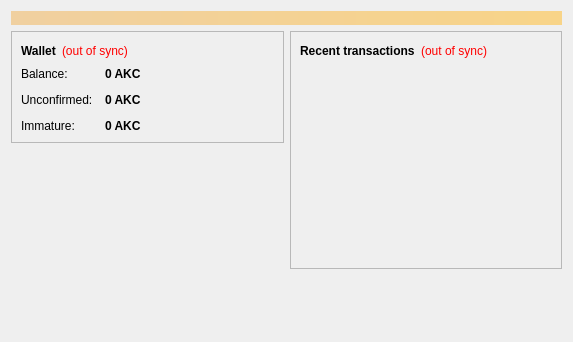
<?xml version="1.0" encoding="UTF-8"?>
<ui version="4.0">
 <class>OverviewPage</class>
 <widget class="QWidget" name="OverviewPage">
  <property name="geometry">
   <rect>
    <x>0</x>
    <y>0</y>
    <width>573</width>
    <height>342</height>
   </rect>
  </property>
  <property name="windowTitle">
   <string>Form</string>
  </property>
  <layout class="QVBoxLayout" name="topLayout">
   <item>
    <widget class="QLabel" name="labelAlerts">
     <property name="visible">
      <bool>false</bool>
     </property>
     <property name="styleSheet">
      <string notr="true">background-color: qlineargradient(x1: 0, y1: 0, x2: 1, y2: 0, stop:0 #F0D0A0, stop:1 #F8D488); color:#000000;</string>
     </property>
     <property name="wordWrap">
      <bool>true</bool>
     </property>
     <property name="margin">
      <number>3</number>
     </property>
    </widget>
   </item>
   <item>
    <layout class="QHBoxLayout" name="horizontalLayout" stretch="1,1">
     <item>
      <layout class="QVBoxLayout" name="verticalLayout_2">
       <item>
        <widget class="QFrame" name="frame">
         <property name="frameShape">
          <enum>QFrame::StyledPanel</enum>
         </property>
         <property name="frameShadow">
          <enum>QFrame::Raised</enum>
         </property>
         <layout class="QVBoxLayout" name="verticalLayout_4">
          <item>
           <layout class="QHBoxLayout" name="horizontalLayout_4">
            <item>
             <widget class="QLabel" name="label_5">
              <property name="font">
               <font>
                <weight>75</weight>
                <bold>true</bold>
               </font>
              </property>
              <property name="text">
               <string>Wallet</string>
              </property>
             </widget>
            </item>
            <item>
             <widget class="QLabel" name="labelWalletStatus">
              <property name="toolTip">
               <string>The displayed information may be out of date. Your wallet automatically synchronizes with the Akcecoin network after a connection is established, but this process has not completed yet.</string>
              </property>
              <property name="styleSheet">
               <string notr="true">QLabel { color: red; }</string>
              </property>
              <property name="text">
               <string notr="true">(out of sync)</string>
              </property>
              <property name="alignment">
               <set>Qt::AlignLeading|Qt::AlignLeft|Qt::AlignVCenter</set>
              </property>
             </widget>
            </item>
            <item>
             <spacer name="horizontalSpacer_2">
              <property name="orientation">
               <enum>Qt::Horizontal</enum>
              </property>
              <property name="sizeHint" stdset="0">
               <size>
                <width>40</width>
                <height>20</height>
               </size>
              </property>
             </spacer>
            </item>
           </layout>
          </item>
          <item>
           <layout class="QFormLayout" name="formLayout_2">
            <property name="fieldGrowthPolicy">
             <enum>QFormLayout::AllNonFixedFieldsGrow</enum>
            </property>
            <property name="horizontalSpacing">
             <number>12</number>
            </property>
            <property name="verticalSpacing">
             <number>12</number>
            </property>
            <item row="0" column="0">
             <widget class="QLabel" name="label">
              <property name="text">
               <string>Balance:</string>
              </property>
             </widget>
            </item>
            <item row="0" column="1">
             <widget class="QLabel" name="labelBalance">
              <property name="font">
               <font>
                <weight>75</weight>
                <bold>true</bold>
               </font>
              </property>
              <property name="cursor">
               <cursorShape>IBeamCursor</cursorShape>
              </property>
              <property name="toolTip">
               <string>Your current balance</string>
              </property>
              <property name="text">
               <string notr="true">0 AKC</string>
              </property>
              <property name="textInteractionFlags">
               <set>Qt::LinksAccessibleByMouse|Qt::TextSelectableByKeyboard|Qt::TextSelectableByMouse</set>
              </property>
             </widget>
            </item>
            <item row="1" column="0">
             <widget class="QLabel" name="label_3">
              <property name="text">
               <string>Unconfirmed:</string>
              </property>
             </widget>
            </item>
            <item row="1" column="1">
             <widget class="QLabel" name="labelUnconfirmed">
              <property name="font">
               <font>
                <weight>75</weight>
                <bold>true</bold>
               </font>
              </property>
              <property name="cursor">
               <cursorShape>IBeamCursor</cursorShape>
              </property>
              <property name="toolTip">
               <string>Total of transactions that have yet to be confirmed, and do not yet count toward the current balance</string>
              </property>
              <property name="text">
               <string notr="true">0 AKC</string>
              </property>
              <property name="textInteractionFlags">
               <set>Qt::LinksAccessibleByMouse|Qt::TextSelectableByKeyboard|Qt::TextSelectableByMouse</set>
              </property>
             </widget>
            </item>
            <item row="2" column="0">
             <widget class="QLabel" name="labelImmatureText">
              <property name="text">
               <string>Immature:</string>
              </property>
             </widget>
            </item>
            <item row="2" column="1">
             <widget class="QLabel" name="labelImmature">
              <property name="font">
               <font>
                <weight>75</weight>
                <bold>true</bold>
               </font>
              </property>
              <property name="toolTip">
               <string>Mined balance that has not yet matured</string>
              </property>
              <property name="text">
               <string notr="true">0 AKC</string>
              </property>
              <property name="textInteractionFlags">
               <set>Qt::LinksAccessibleByMouse|Qt::TextSelectableByKeyboard|Qt::TextSelectableByMouse</set>
              </property>
             </widget>
            </item>
           </layout>
          </item>
         </layout>
        </widget>
       </item>
       <item>
        <spacer name="verticalSpacer">
         <property name="orientation">
          <enum>Qt::Vertical</enum>
         </property>
         <property name="sizeHint" stdset="0">
          <size>
           <width>20</width>
           <height>40</height>
          </size>
         </property>
        </spacer>
       </item>
      </layout>
     </item>
     <item>
      <layout class="QVBoxLayout" name="verticalLayout_3">
       <item>
        <widget class="QFrame" name="frame_2">
         <property name="frameShape">
          <enum>QFrame::StyledPanel</enum>
         </property>
         <property name="frameShadow">
          <enum>QFrame::Raised</enum>
         </property>
         <layout class="QVBoxLayout" name="verticalLayout">
          <item>
           <layout class="QHBoxLayout" name="horizontalLayout_2">
            <item>
             <widget class="QLabel" name="label_4">
              <property name="text">
               <string>&lt;b&gt;Recent transactions&lt;/b&gt;</string>
              </property>
             </widget>
            </item>
            <item>
             <widget class="QLabel" name="labelTransactionsStatus">
              <property name="toolTip">
               <string>The displayed information may be out of date. Your wallet automatically synchronizes with the Akcecoin network after a connection is established, but this process has not completed yet.</string>
              </property>
              <property name="styleSheet">
               <string notr="true">QLabel { color: red; }</string>
              </property>
              <property name="text">
               <string notr="true">(out of sync)</string>
              </property>
              <property name="alignment">
               <set>Qt::AlignRight|Qt::AlignTrailing|Qt::AlignVCenter</set>
              </property>
             </widget>
            </item>
            <item>
             <spacer name="horizontalSpacer">
              <property name="orientation">
               <enum>Qt::Horizontal</enum>
              </property>
              <property name="sizeHint" stdset="0">
               <size>
                <width>40</width>
                <height>20</height>
               </size>
              </property>
             </spacer>
            </item>
           </layout>
          </item>
          <item>
           <widget class="QListView" name="listTransactions">
            <property name="styleSheet">
             <string notr="true">QListView { background: transparent; }</string>
            </property>
            <property name="frameShape">
             <enum>QFrame::NoFrame</enum>
            </property>
            <property name="verticalScrollBarPolicy">
             <enum>Qt::ScrollBarAlwaysOff</enum>
            </property>
            <property name="horizontalScrollBarPolicy">
             <enum>Qt::ScrollBarAlwaysOff</enum>
            </property>
            <property name="selectionMode">
             <enum>QAbstractItemView::NoSelection</enum>
            </property>
           </widget>
          </item>
         </layout>
        </widget>
       </item>
       <item>
        <spacer name="verticalSpacer_2">
         <property name="orientation">
          <enum>Qt::Vertical</enum>
         </property>
         <property name="sizeHint" stdset="0">
          <size>
           <width>20</width>
           <height>40</height>
          </size>
         </property>
        </spacer>
       </item>
      </layout>
     </item>
    </layout>
   </item>
  </layout>
 </widget>
 <resources/>
 <connections/>
</ui>
